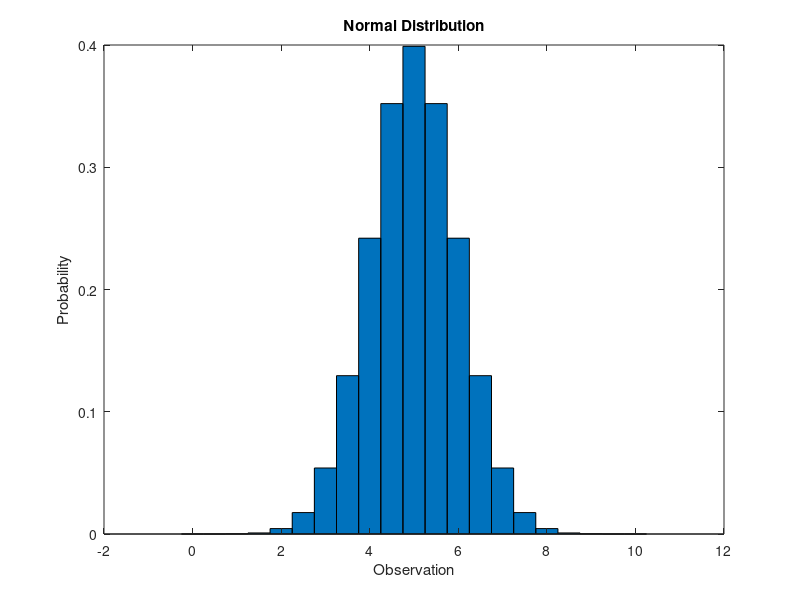
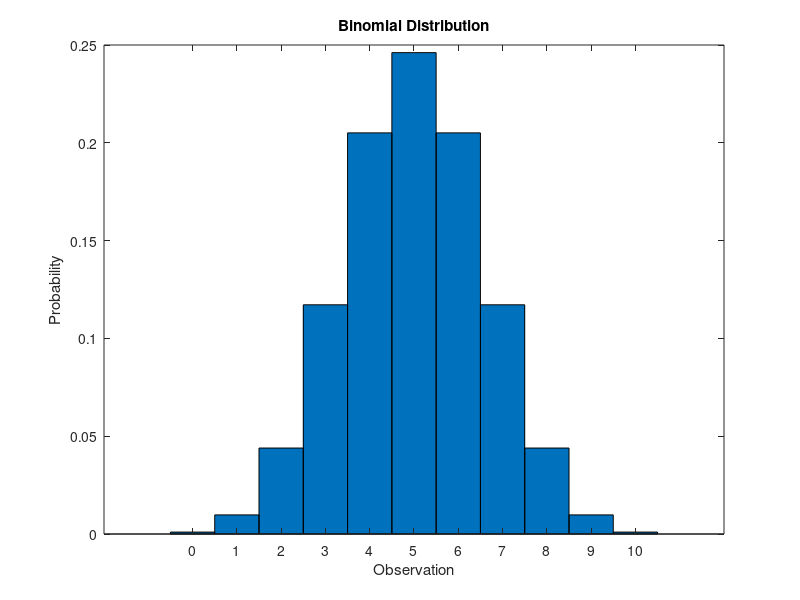
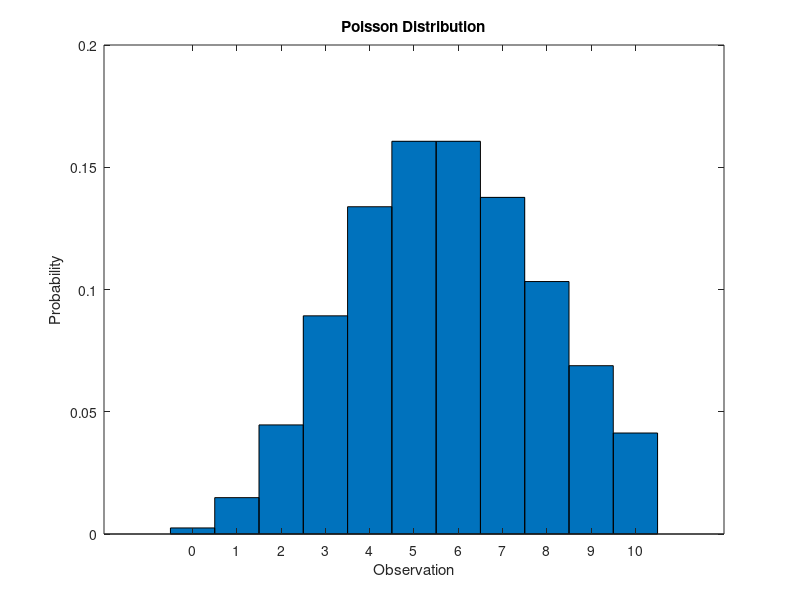
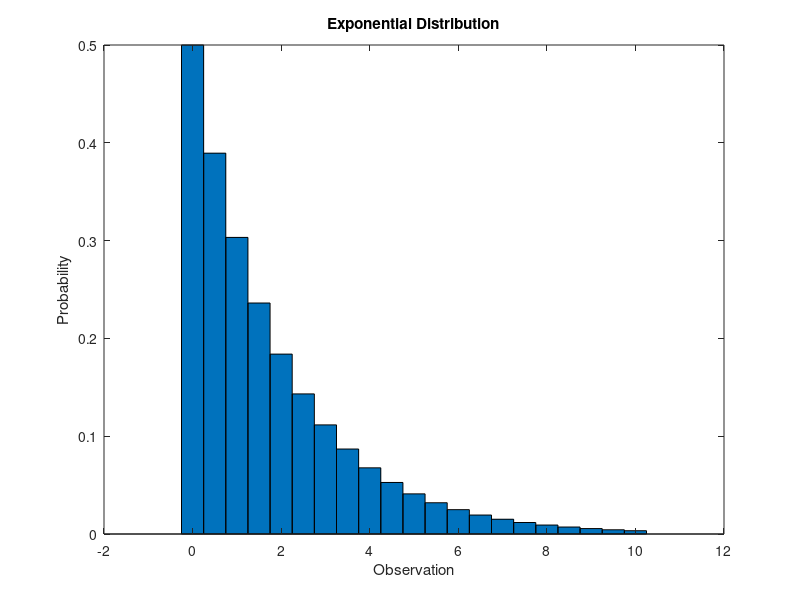

MATLAB code for these plots, in order:
mu1= 5
%mean value of ditribution 
sigma= 1
%standard deviation 
x = [0:0.5:10];
y = normpdf(x,mu1,sigma);
%normal probability distribution with x between 0 and 10 
%bars are each 0.5 units thick

figure
bar(x,y,1) 
%width one bars
xlabel('Observation')
ylabel('Probability')
title('Normal Distribution')
%computes figure

n= 10
%n indicates the number of trials
p= 0.5
%probability of each boolean-valued outcome 
x = 0:10;
y = binopdf(x,n,p);
%binomial probability distribution with x between 0 and 10 


figure
bar(x,y,1)
%width one bars
xlabel('Observation')
ylabel('Probability')
title('Binomial Distribution')


lambda= 6
%expresses the average number of events in a given time interval
x = 0:10;
y = poisspdf(x,lambda);


figure
bar(x,y,1)
%width one bars
xlabel('Observation')
ylabel('Probability')
title('Poisson Distribution')

mu2= 2
%mean value
x = 0:0.5:10;
y = exppdf(x,mu2);


figure
bar(x,y,1)
%width one bars
xlabel('Observation')
ylabel('Probability')
title('Exponential Distribution')

%help from: https://www.mathworks.com/ 
 

